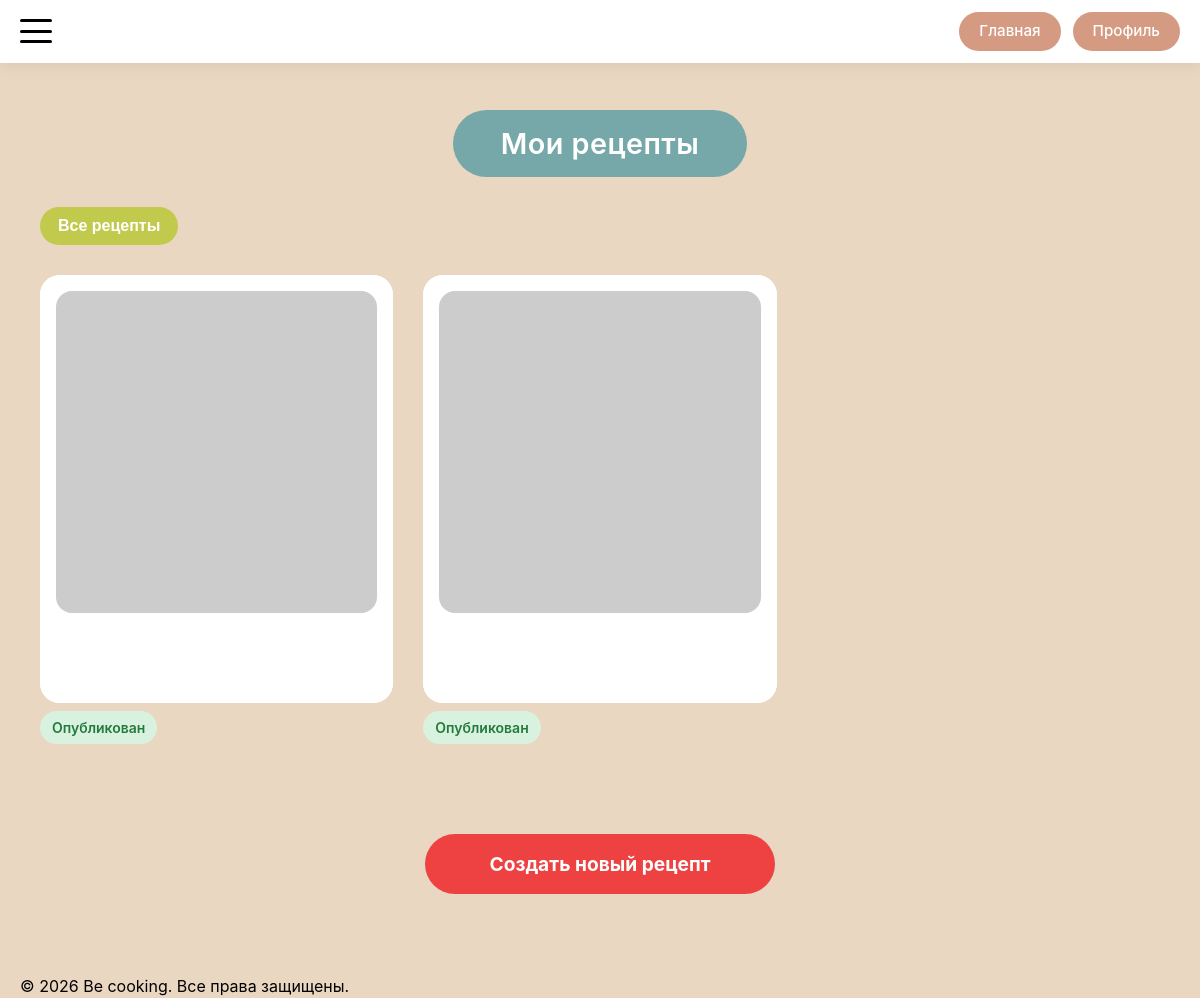
The app's page /my-recipes (signed in), older data.
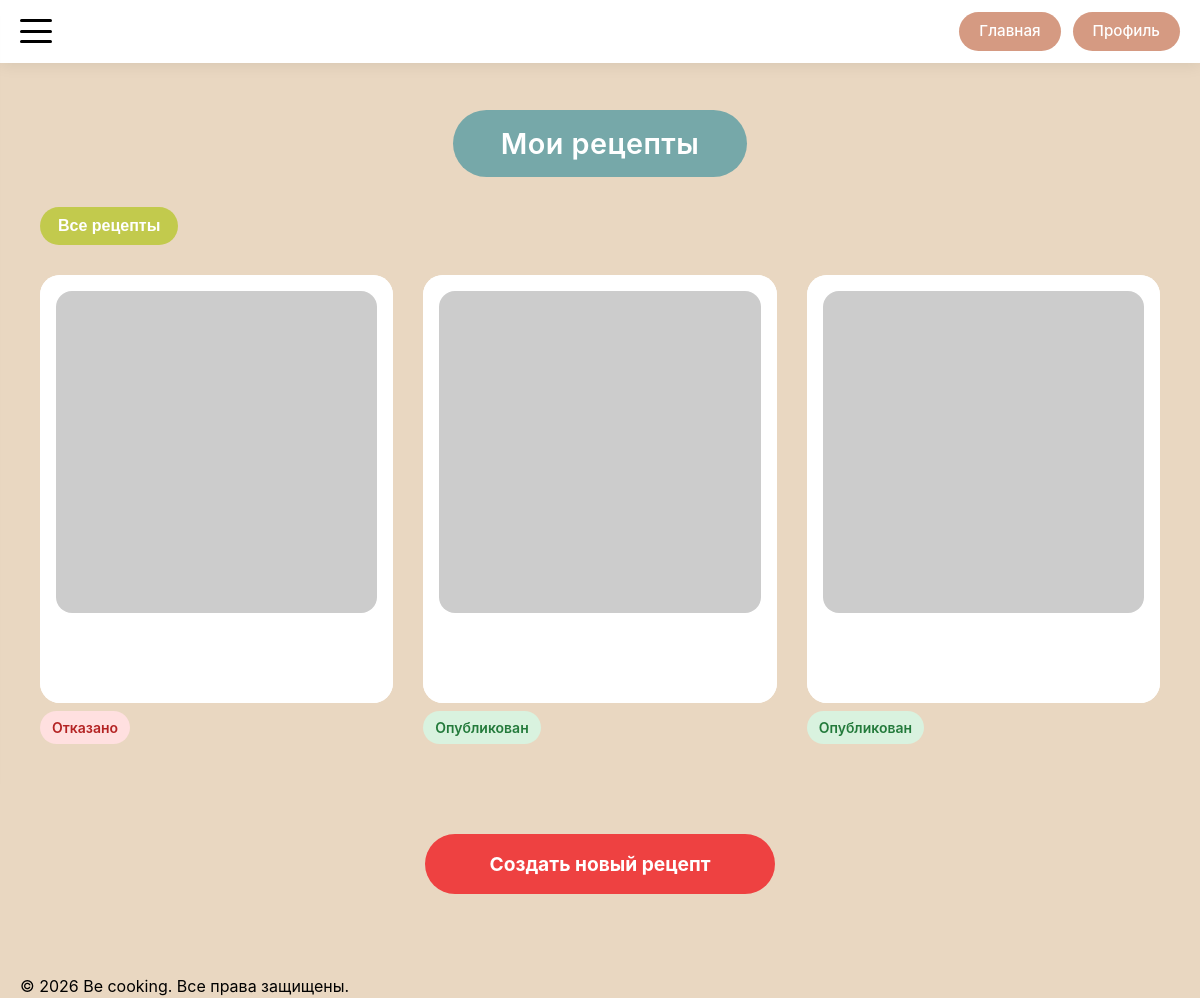
The same page, newer data.
### models.py (models this page shows)
class Recipe(db.Model):
    __tablename__ = 'recipe'
    id = db.Column(db.Integer, primary_key=True)
    title = db.Column(db.String(200), nullable=False)
    description = db.Column(db.Text)
    author_id = db.Column(db.Integer, db.ForeignKey('user.id'), nullable=False)
    status = db.Column(db.Enum(RecipeStatusEnum), nullable=False, default=RecipeStatusEnum.PENDING)
    created_at = db.Column(db.DateTime, default=datetime.utcnow)
    updated_at = db.Column(db.DateTime, default=datetime.utcnow, onupdate=datetime.utcnow)
    main_image_url = db.Column(db.String(300))
    ingredients = db.Column(db.JSON)  # В SQLAlchemy JSON может хранить массивы
    steps = db.relationship('RecipeStep', backref='recipe', lazy='dynamic', cascade='all, delete-orphan')
    comments = db.relationship('Comment', backref='recipe', lazy='dynamic', cascade='all, delete-orphan')
    notes = db.relationship('Note', backref='recipe', lazy='dynamic', cascade='all, delete-orphan')
    favorites = db.relationship('Favorite', backref='recipe', lazy='dynamic', cascade='all, delete-orphan')
    cart_items = db.relationship('CartItem', backref='recipe', lazy='dynamic', cascade='all, delete-orphan')

### routes/recipe_routes.py (the view, shortened to what this page needs)
@app.route('/my-recipes')
@login_required
def my_recipes():
    limit = request.args.get('limit', 9, type=int)
    offset = request.args.get('offset', 0, type=int)
    status = request.args.get('status')
    recipes_query = Recipe.query.filter_by(
        author_id=current_user.id
    )
    recipes_query = recipes_query.order_by(Recipe.created_at.desc())
    total = recipes_query.count()
    my_recipes = recipes_query.offset(offset).limit(limit).all()
    has_next = offset + limit < total
    has_prev = offset > 0
    status_labels = {
        'published': 'Опубликованные',
        'pending': 'На модерации',
        'rejected': 'Отклонённые'
    }
    return render_template(
        'my_recipes/my_recipes.html',
        my_recipes=my_recipes,
        limit=limit,
        offset=offset,
        has_next=has_next,
        has_prev=has_prev,
        current_status=status,
        status_labels=status_labels
    )

### app.py (called while the page is built)
@login_manager.user_loader
def load_user(user_id):
    return User.query.get(int(user_id))

@app.context_processor
def inject_enums():
    return dict(UserRoleEnum=UserRoleEnum)

### templates/my_recipes/my_recipes.html (shortened to what this page needs)
{% extends 'base/base.html' %}
{% block main_class %}my-recipes-main{% endblock %}
{% block container_class %}my-recipes-container{% endblock %}
{% block content %}
<div class="my-recipes-header-wrapper">
    <h1 class="my-recipes-title">Мои рецепты</h1>
</div>
<div class="my-recipes-filter-wrapper">
    <div class="dropdown">
        <button class="filter-status-btn" type="button">
            {% if current_status %}
            {{ status_labels[current_status] }}
            {% else %}
            Все рецепты
            {% endif %}
        </button>
    </div>
</div>
<div class="my-recipes-grid">
    {% for recipe in my_recipes %}
    <div class="my-recipe-card">
        {% with
        detail_endpoint = 'recipe_manage',
        item_id = recipe.id
        %}
        {% set card_name = recipe %}
        {% include 'components/_card.html' with context %}
        {% endwith %}
        {% if recipe.status.value == 'published' %}
        <div class="recipe-status recipe-status-published">Опубликован</div>
        {% elif recipe.status.value == 'pending' %}
        <div class="recipe-status recipe-status-pending">На модерации</div>
        {% elif recipe.status.value == 'rejected' %}
        <div class="recipe-status recipe-status-rejected">Отказано</div>
        {% endif %}
    </div>
    {% else %}
    <p>У вас нет рецептов с таким статусом</p>
    {% endfor %}
</div>
<div class="my-recipes-footer">
    <a href="{{ url_for('recipe_add') }}" class="create-recipe-btn-footer"
       style="text-decoration: none; display: inline-block;">
        Создать новый рецепт
    </a>
</div>
{% endblock %}

### templates/base/base.html (shortened to what this page needs)
<!DOCTYPE html>
<html lang="ru">
<head>
    <link href="https://googleapis.com/css2?family=Inter:opsz,wght@14..32,300;14..32,400;14..32,500;14..32,600;14..32,700&display=swap" rel="stylesheet">
    <link rel="stylesheet" href="{{ url_for('static', filename='css/style.css') }}">
</head>
<body>
    {% if request.endpoint != 'auth' %}
        {% include 'components/_header.html' %}
    {% endif %}
    <main class="main {% block main_class %}{% endblock %}">
        <div class="container {% block container_class %}{% endblock %}">
            {% block content %}{% endblock %}
        </div>
    </main>
    {% if request.endpoint != 'auth' %}
        {% include 'components/_footer.html' %}
    {% endif %}
</body>
</html>

### templates/components/_header.html (shortened to what this page needs)
<header class="header">
    <div class="header-container container">
        <button class="burger-btn" id="burgerBtn">
            <span></span>
            <span></span>
            <span></span>
        </button>
        <div class="header-buttons">
            <a href="{{ url_for('index') }}" class="header-btn">Главная</a>
            {% if current_user.is_authenticated %}
                <a href="{{ url_for('profile') }}" class="header-btn">Профиль</a>
            {% else %}
                <a href="{{ url_for('auth') }}" class="header-btn">Вход</a>
            {% endif %}
        </div>
    </div>
</header>

### templates/components/_card.html
{% if detail_endpoint == 'recipe_detail' or card_name == 'recipe' %}
<div class="card">
    <a href="{{ url_for(detail_endpoint, recipe_id=item_id) }}"
       class="card-link">
        <div class="card-inner">
            <div class="card-image">
                <img src="{{ recipe.main_image_url if (recipe and recipe.main_image_url) else 'https://placehold.co/400x300' }}"
                     alt="{{ recipe.title if recipe else 'Рецепт' }}">
            </div>
            <div class="card-text">{{ recipe.title if recipe else 'Рецепт' }}</div>
        </div>
    </a>
</div>
{% else %}
<div class="card">
    <a href="{{ url_for(detail_endpoint, chef_id=item_id) }}"
       class="card-link">
        <div class="card-inner">
            <div class="card-image">
                <img src="{{ image_url if image_url else 'https://placehold.co/400x300' }}"
                     alt="{{ title }}">
            </div>
            <div class="card-text">{{ title }}</div>
        </div>
    </a>
</div>
{% endif %}

### templates/components/_footer.html
<footer class="footer">
    <div class="footer-container container">
        <p class="footer-text">© {{ now.year if now else '2026' }} Be cooking. Все права защищены.</p>
    </div>
</footer>

Row changes from the older to the newer data that the page shows:
added Recipe: status "Отказано"
